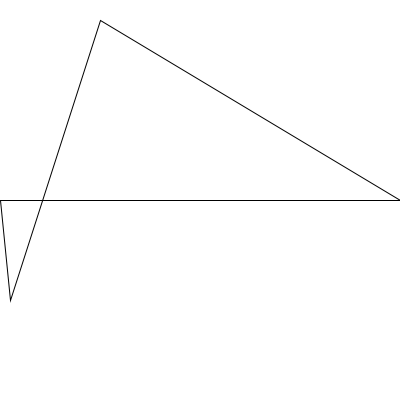
Frame 1 (no input)
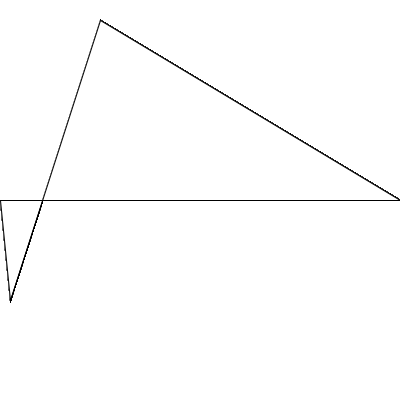
Frame 60 (the mouse pressed at the canvas centre just before this capture)
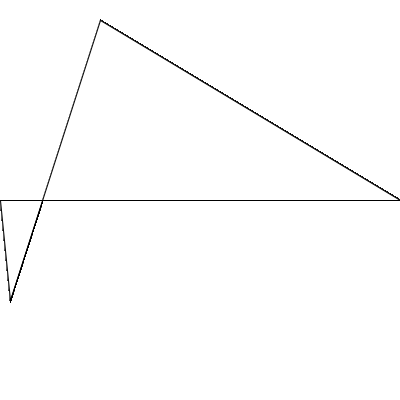
Frame 120 (the mouse held since frame 60 and released just before this capture)

The Processing sketch that drew these frames (run headless with seeded random() and noise(); from frame 60 on, the mouse is pressed at the canvas centre):

// Processing sketch: Day4_v2
// ── Day4_v2.pde
void setup(){
  size(400,400);
  background(255);
}

void draw(){
//  line(5,25,10,80);
//  line(73,24,23,61);
//  curve(5,25,10,80,73,24,23,61);
//  line(85,20,10,10);
//  line(90,90,15,80);
//  bezier(85,20,10,10,90,90,15,80);
//  arc(150,50,80,80,0,PI*QUARTER_PI,PIE);
  beginShape(QUAD_STRIP);
    vertex(0,200);
    vertex(10,300);
    vertex(400,200);
    vertex(100,20);
}
